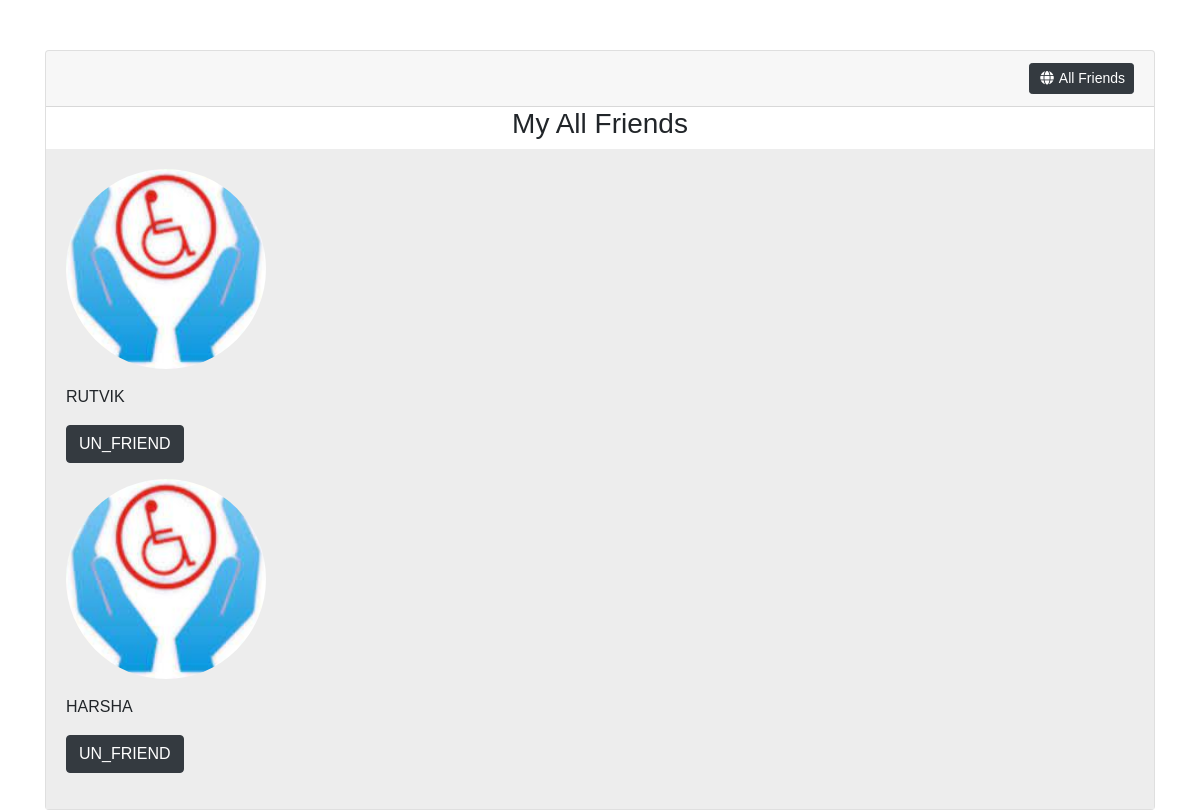
Page /friends.php (signed in) on the committed database.
### tables this page shows
CREATE TABLE IF NOT EXISTS `friends` (
  `id` int(11) NOT NULL AUTO_INCREMENT,
  `from_id` int(11) NOT NULL,
  `to_id` int(11) NOT NULL,
  `status` int(11) NOT NULL,
  PRIMARY KEY (`id`)
);

CREATE TABLE IF NOT EXISTS `user` (
  `id` int(11) NOT NULL AUTO_INCREMENT,
  `name` varchar(30) NOT NULL,
  `password` varchar(100) NOT NULL,
  `email` varchar(100) NOT NULL,
  `mobile` bigint(10) NOT NULL,
  `gender` varchar(10) NOT NULL,
  `bio` varchar(200) NOT NULL,
  `profile_pic` varchar(100) NOT NULL,
  PRIMARY KEY (`id`)
);

### database.php (called while the page is built, shortened)
<?php
 class database{
       function __construct(){
  		$this->host='localhost';
  		$this->dbusername='root';
  		$this->dbpass='';
  		$this->dbname='request_system';
  		$this->con = new mysqli($this->host,$this->dbusername,$this->dbpass,$this->dbname);
  	}
}
class method extends database{
    public function Accept_Friend($table_user,$table_friend){
		    $sql="select * from $table_friend  where status=1 AND ($table_friend.from_id ='".$_SESSION['uid']."' OR $table_friend.to_id='".$_SESSION['uid']."')";
		    $result=$this->con->query($sql);
	        	return $result;
	 }
	 public function users_data($table_user,$uid){
	 		$sql="select us.id, us.name,us.email,us.mobile,us.gender,us.bio,us.profile_pic from $table_user us where id='".$uid."'";
             $result=$this->con->query($sql);
    		if ($result) {
    				$result=mysqli_fetch_assoc($result);
	        	}else{
	        		echo " My All Friend display Error".$this->con->error;
	        	}
	        	return $result;
	 }
}
?>

### friends.php (the view, shortened to what this page needs)
<?php
include'database.php';
 $obj = new method();
?>
<!doctype html>
<html lang="en-US">
   <head>
      <link rel="stylesheet" href="https://stackpath.bootstrapcdn.com/bootstrap/4.2.1/css/bootstrap.min.css">
      <link rel="stylesheet" href="https://use.fontawesome.com/releases/v5.6.3/css/all.css">
   </head>
   <body>
        <div class="container">
         <div class="card">
            <div class="card-header"><a href="display.php" class="float-right btn btn-dark btn-sm"><i class="fa fa-fw fa-globe"></i> All Friends</a></div>
              <h3 class="text-center"> My All Friends</h3>
            <div class="card-body" id="color">
                <?php
                       $result= $obj->Accept_Friend('user','friends');
                       while ($res=mysqli_fetch_assoc($result)) {
                            $uid=$res['from_id']!=$_SESSION['uid'] ? $res['from_id'] :  $res['to_id'];
                            $row=$obj->users_data('user',$uid);
                 ?>
               <div class="row">
                    <div class="col">
                     <img src="upload/<?php echo $row['profile_pic']; ?>" class="mb-3" id="profile" width="200px" height="200px">
                     <p class=""> <?php echo strtoupper($row['name']) ?> </p>
                        <a href="?unfr_id=<?php echo $row['id']; ?>"><button class="btn btn-dark mb-3" name="unfriend">UN_FRIEND</button></a>
                    </div>
               </div>
               <?php } ?>
               </div>
            </div>
         </div>
   </body>
</html>

### friends.php (style rules this page uses)
* { font-family: 'Philosopher', sans-serif; }
.container { margin-top:50px; }
#profile { border-radius: 50%; align-self: center; }
#color { background-color:#EDEDED ; }

### rows in the picture
friends: user.profile_pic (picture), user.name "RUTVIK"
friends: user.profile_pic (picture), user.name "HARSHA"
